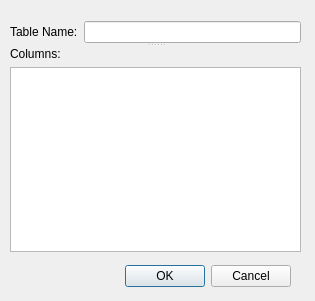
<?xml version="1.0" encoding="UTF-8"?>
<ui version="4.0">
 <class>CreateTable</class>
 <widget class="QDialog" name="CreateTable">
  <property name="geometry">
   <rect>
    <x>0</x>
    <y>0</y>
    <width>315</width>
    <height>301</height>
   </rect>
  </property>
  <property name="windowTitle">
   <string>Dialog</string>
  </property>
  <property name="modal">
   <bool>true</bool>
  </property>
  <widget class="QDialogButtonBox" name="buttonBox">
   <property name="geometry">
    <rect>
     <x>110</x>
     <y>260</y>
     <width>181</width>
     <height>32</height>
    </rect>
   </property>
   <property name="orientation">
    <enum>Qt::Horizontal</enum>
   </property>
   <property name="standardButtons">
    <set>QDialogButtonBox::Cancel|QDialogButtonBox::Ok</set>
   </property>
  </widget>
  <widget class="QSplitter" name="splitter">
   <property name="geometry">
    <rect>
     <x>10</x>
     <y>21</y>
     <width>291</width>
     <height>231</height>
    </rect>
   </property>
   <property name="orientation">
    <enum>Qt::Vertical</enum>
   </property>
   <widget class="QWidget" name="">
    <layout class="QHBoxLayout" name="horizontalLayout">
     <item>
      <widget class="QLabel" name="tableName_2">
       <property name="text">
        <string>Table Name:</string>
       </property>
      </widget>
     </item>
     <item>
      <widget class="QLineEdit" name="tableName"/>
     </item>
    </layout>
   </widget>
   <widget class="QWidget" name="">
    <layout class="QVBoxLayout" name="verticalLayout">
     <item>
      <widget class="QLabel" name="label1">
       <property name="text">
        <string>Columns:</string>
       </property>
      </widget>
     </item>
     <item>
      <widget class="QTextEdit" name="columns"/>
     </item>
    </layout>
   </widget>
  </widget>
 </widget>
 <resources/>
 <connections>
  <connection>
   <sender>buttonBox</sender>
   <signal>accepted()</signal>
   <receiver>CreateTable</receiver>
   <slot>accept()</slot>
   <hints>
    <hint type="sourcelabel">
     <x>248</x>
     <y>254</y>
    </hint>
    <hint type="destinationlabel">
     <x>157</x>
     <y>274</y>
    </hint>
   </hints>
  </connection>
  <connection>
   <sender>buttonBox</sender>
   <signal>rejected()</signal>
   <receiver>CreateTable</receiver>
   <slot>reject()</slot>
   <hints>
    <hint type="sourcelabel">
     <x>316</x>
     <y>260</y>
    </hint>
    <hint type="destinationlabel">
     <x>286</x>
     <y>274</y>
    </hint>
   </hints>
  </connection>
 </connections>
</ui>
